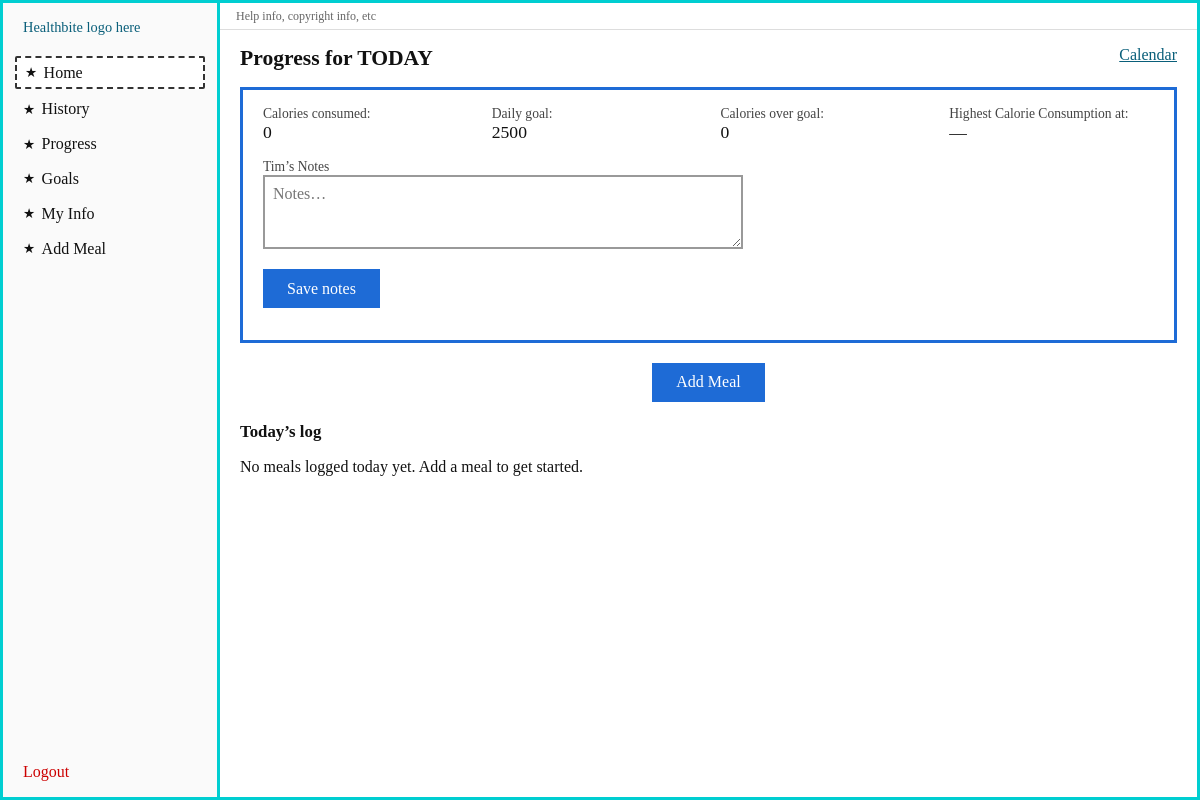
The app's page / (signed in), older data.
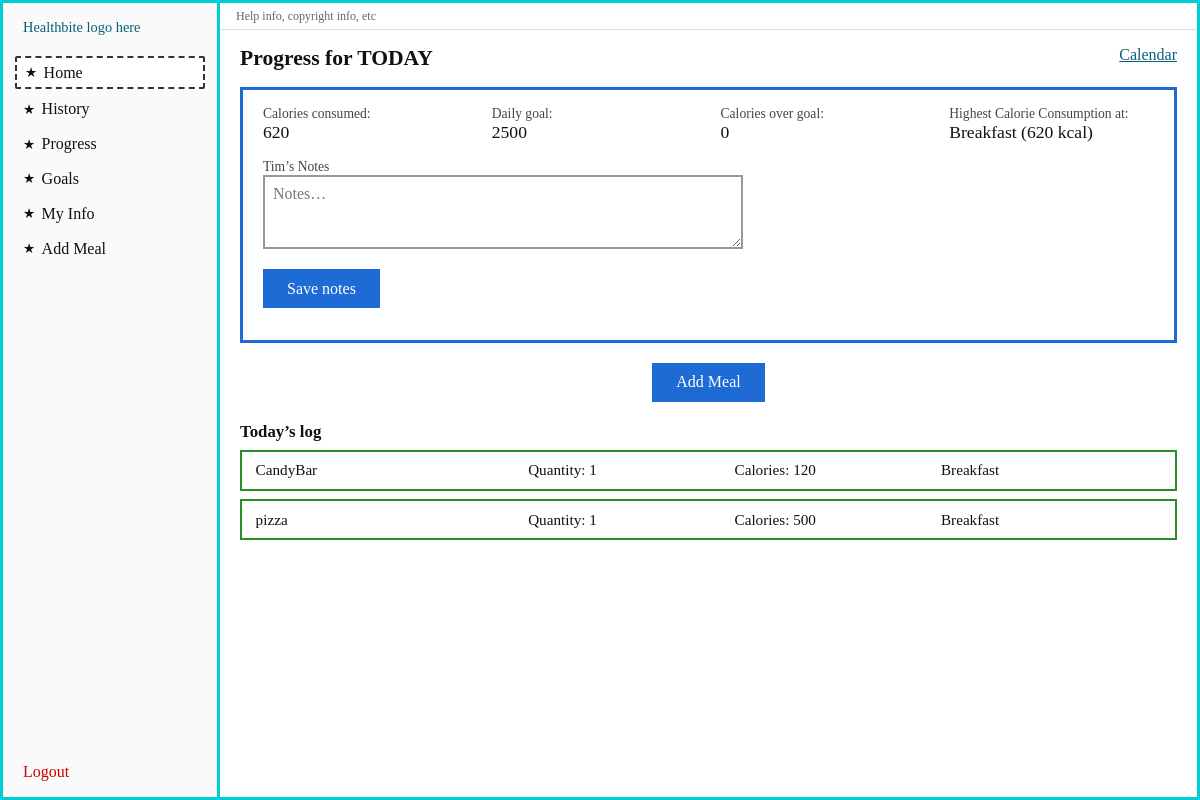
The same page, newer data.
### core/models.py (models this page shows, shortened)
class UserProfile(models.Model):
    ACTIVITY_CHOICES = [
        ("MILD", "Mild"),
        ("MODERATE", "Moderate"),
        ("SEVERE", "Severe"),
    ]
    user = models.OneToOneField(AppUser, on_delete=models.CASCADE)
    full_name = models.CharField(max_length=150, blank=True, default="")
    height_cm = models.FloatField()
    weight_kg = models.FloatField()
    daily_calorie_goal = models.FloatField(default=2500)
    notes = models.TextField(blank=True, default="")
    age = models.IntegerField(null=True, blank=True)
    activity_level = models.CharField(
        max_length=50,
        choices=ACTIVITY_CHOICES,
        null=True,
        blank=True
    )

class MealLogItem(models.Model):
    meal = models.ForeignKey(MealLog, on_delete=models.CASCADE)
    food = models.ForeignKey(FoodItem, on_delete=models.CASCADE)
    quantity = models.FloatField()
    calculated_calories = models.FloatField()

class FoodItem(models.Model):
    created_by = models.ForeignKey(
        AppUser,
        on_delete=models.CASCADE,
        related_name="custom_foods",
        null=True,
        blank=True,
    )
    name = models.CharField(max_length=100)
    calories_per_serving = models.FloatField()
    serving_unit = models.CharField(max_length=50)
    class Meta:
        constraints = [
            models.UniqueConstraint(
                fields=["name"],
                condition=models.Q(created_by__isnull=True),
                name="fooditem_unique_catalog_name",
            ),
        ]

class MealLog(models.Model):
    MEAL_TYPE_CHOICES = [
        ("BREAKFAST", "Breakfast"),
        ("LUNCH", "Lunch"),
        ("DINNER", "Dinner"),
        ("SNACK", "Snack"),
    ]
    user = models.ForeignKey(AppUser, on_delete=models.CASCADE)
    meal_type = models.CharField(max_length=20, choices=MEAL_TYPE_CHOICES)
    meal_time = models.DateTimeField()

### core/views.py (the view)
# urls.py: path('', views.homepage, name='home'),
def homepage(request):
    _u, profile, err = _require_login_user(request)
    if err:
        return err
    if request.method == "POST" and "save_notes" in request.POST:
        profile.notes = request.POST.get("notes", "")
        profile.save()
        messages.success(request, "Notes saved.")
        return redirect("home")
    user_id = request.session["user_id"]
    today = timezone.now().date()
    q = (
        MealLogItem.objects.filter(
            meal__user_id=user_id, meal__meal_time__date=today
        )
        .select_related("meal", "food")
        .order_by("meal__meal_time", "id")
    )
    total = (
        MealLogItem.objects.filter(
            meal__user_id=user_id, meal__meal_time__date=today
        ).aggregate(s=Sum("calculated_calories"))["s"]
    )
    total = float(total) if total is not None else 0.0
    goal = float(profile.daily_calorie_goal)
    over = max(0.0, total - goal)
    h_type, h_cal = _highest_meal_type_today(user_id, today)
    h_label = dict(MealLog.MEAL_TYPE_CHOICES).get(h_type, "—") if h_type else "—"
    return render(
        request,
        "core/homepage.html",
        {
            "nav_active": "home",
            "profile": profile,
            "meal_items": q,
            "total_calories": total,
            "daily_goal": goal,
            "calories_over_goal": over,
            "highest_meal_label": h_label,
            "highest_meal_cals": h_cal,
        },
    )

### core/views.py (called while the page is built)
def _require_login_user(request):
    user_id = request.session.get("user_id")
    if not user_id:
        return None, None, redirect("/login/")
    user = get_object_or_404(AppUser, pk=user_id)
    profile, _ = UserProfile.objects.get_or_create(
        user=user,
        defaults={
            "height_cm": 170,
            "weight_kg": 70,
            "full_name": user.email.split("@")[0].title(),
            "daily_calorie_goal": 2500,
        },
    )
    return user, profile, None

def _highest_meal_type_today(user_id, today):
    items = (
        MealLogItem.objects.filter(meal__user_id=user_id, meal__meal_time__date=today)
        .select_related("meal")
    )
    by_type = defaultdict(float)
    for item in items:
        by_type[item.meal.meal_type] += item.calculated_calories
    if not by_type:
        return None, 0
    best_type = max(by_type, key=by_type.get)
    return best_type, by_type[best_type]

### templates/core/homepage.html (shortened to what this page needs)
{% extends "core/base.html" %}
{% block content %}
<div class="page-header">
  <h1>Progress for TODAY</h1>
  <button type="button" class="link-button" title="Not implemented">Calendar</button>
</div>
<div class="summary-box">
  <div class="summary-grid">
    <div>
      <label>Calories consumed:</label>
      <div class="value">{{ total_calories|floatformat:0 }}</div>
    </div>
    <div>
      <label>Daily goal:</label>
      <div class="value">{{ daily_goal|floatformat:0 }}</div>
    </div>
    <div>
      <label>Calories over goal:</label>
      <div class="value">{{ calories_over_goal|floatformat:0 }}</div>
    </div>
    <div>
      <label>Highest Calorie Consumption at:</label>
      <div class="value">
        {{ highest_meal_label }}{% if highest_meal_cals %} ({{ highest_meal_cals|floatformat:0 }} kcal){% endif %}
      </div>
    </div>
  </div>
  <form class="notes-field" method="post" action="{% url 'home' %}">
    <label for="id_notes">{{ profile.full_name|default:"User" }}&rsquo;s Notes</label>
    <textarea id="id_notes" name="notes" rows="3" placeholder="Notes…">{{ profile.notes }}</textarea>
    <p><button type="submit" class="btn-primary">Save notes</button></p>
  </form>
</div>
<div class="btn-block-center">
  <a class="btn-primary" href="{% url 'add_meal' %}">Add Meal</a>
</div>
<h2 style="font-size:1.05rem; margin:1.25rem 0 0.5rem;">Today&rsquo;s log</h2>
{% for item in meal_items %}
  <div class="meal-row">
    <span>{{ item.food.name }}</span>
    <span>Quantity: {{ item.quantity|floatformat:"g" }}</span>
    <span>Calories: {{ item.calculated_calories|floatformat:0 }}</span>
    <span>{{ item.meal.get_meal_type_display }}</span>
  </div>
{% empty %}
  <p>No meals logged today yet. Add a meal to get started.</p>
{% endfor %}
{% endblock %}

### templates/core/base.html (shortened to what this page needs)
{% load static %}
<!DOCTYPE html>
<html lang="en">
<head>
  <link rel="stylesheet" href="{% static 'core/css/healthbite.css' %}">
</head>
<body>
  <div class="app-shell">
    <aside class="sidebar">
      <div class="sidebar-logo">Healthbite logo here</div>
      <nav class="sidebar-nav" aria-label="Main">
        <a class="nav-link{% if nav_active == 'home' %} active{% endif %}" href="{% url 'home' %}">
          <span class="star" aria-hidden="true">★</span> Home
        </a>
        <a class="nav-link{% if nav_active == 'history' %} active{% endif %}" href="{% url 'historyrecord' %}">
          <span class="star" aria-hidden="true">★</span> History
        </a>
        <a class="nav-link{% if nav_active == 'progress' %} active{% endif %}" href="{% url 'progress' %}">
          <span class="star" aria-hidden="true">★</span> Progress
        </a>
        <a class="nav-link{% if nav_active == 'goals' %} active{% endif %}" href="{% url 'goals' %}">
          <span class="star" aria-hidden="true">★</span> Goals
        </a>
        <a class="nav-link{% if nav_active == 'my_info' %} active{% endif %}" href="{% url 'my_info' %}">
          <span class="star" aria-hidden="true">★</span> My Info
        </a>
        <a class="nav-link{% if nav_active == 'add_meal' %} active{% endif %}" href="{% url 'add_meal' %}">
          <span class="star" aria-hidden="true">★</span> Add Meal
        </a>
      </nav>
      <div class="sidebar-logout">
        <a href="{% url 'logout' %}">Logout</a>
      </div>
    </aside>
    <div class="main-area">
      <div class="main-topbar">Help info, copyright info, etc</div>
      <div class="main-inner">
        {% block content %}{% endblock %}
      </div>
    </div>
  </div>
</body>
</html>

### core/static/core/css/healthbite.css (style rules this page uses)
*, *::before, *::after { box-sizing: border-box; }
body { margin: 0; font-family: Georgia, "Times New Roman", serif; background: #fff; color: #111; min-height: 100vh; }
a { color: #0a5f7a; }
.app-shell { display: flex; min-height: 100vh; }
.sidebar { width: 220px; flex-shrink: 0; border: 3px solid #00ced1; padding: 1rem 0.75rem; display: flex; flex-direction: column; background: #fafafa; }
.sidebar-logo { font-size: 0.9rem; color: #0a5f7a; margin-bottom: 1.25rem; padding: 0 0.5rem; }
.sidebar-nav { display: flex; flex-direction: column; gap: 0.35rem; flex: 1; }
.sidebar-nav a { display: flex; align-items: center; gap: 0.4rem; text-decoration: none; padding: 0.35rem 0.5rem; color: #111; border-radius: 2px; }
.sidebar-nav a .star { font-size: 0.85rem; }
.sidebar-nav a.active { border: 2px dashed #333; background: #fff; }
.sidebar-logout { margin-top: auto; padding-top: 1rem; }
.sidebar-logout a { color: #c00; text-decoration: none; padding: 0.35rem 0.5rem; }
.main-area { flex: 1; border: 3px solid #00ced1; border-left: none; display: flex; flex-direction: column; min-width: 0; }
.main-topbar { font-size: 0.75rem; color: #666; padding: 0.35rem 1rem; border-bottom: 1px solid #ddd; }
.main-inner { padding: 1rem 1.25rem 2rem; }
.page-header { display: flex; align-items: flex-start; justify-content: space-between; gap: 1rem; margin-bottom: 1rem; }
.page-header h1 { margin: 0; font-size: 1.35rem; font-weight: 600; }
.link-button { background: none; border: none; font: inherit; color: #0a5f7a; cursor: pointer; text-decoration: underline; padding: 0; }
.summary-box { border: 3px solid #1e6bd6; padding: 1rem 1.25rem; margin-bottom: 1.25rem; background: #fff; }
.summary-grid { display: grid; grid-template-columns: repeat(auto-fill, minmax(200px, 1fr)); gap: 0.75rem 1.5rem; }
.summary-box label { display: block; font-size: 0.85rem; color: #444; }
.summary-box .value { font-size: 1.1rem; }
.notes-field { margin-top: 1rem; }
.notes-field textarea { width: 100%; max-width: 480px; min-height: 70px; border: 2px solid #999; padding: 0.5rem; font: inherit; }
.btn-primary { display: inline-block; background: #1e6bd6; color: #fff; border: none; padding: 0.65rem 1.5rem; font: inherit; cursor: pointer; text-decoration: none; text-align: center; }
.btn-block-center { display: flex; justify-content: center; margin: 1.25rem 0; }
.meal-row { border: 2px solid #2a8f2a; padding: 0.6rem 0.85rem; margin-bottom: 0.5rem; display: grid; grid-template-columns: 1.2fr 0.9fr 0.9fr 1fr; gap: 0.5rem; align-items: center; font-size: 0.95rem; }

Row changes from the older to the newer data that the page shows:
added MealLogItem: food.name "CandyBar", quantity "1", calculated_calories "120", meal.meal_type "Breakfast"
added MealLogItem: food.name "pizza", quantity "1", calculated_calories "500", meal.meal_type "Breakfast"
Text that changed along with them:
{{ total_calories|floatformat:0 }}: "0" → "620"
{{ highest_meal_label }}: "—" → "Breakfast"
{{ highest_meal_cals|floatformat:0 }}: (not shown) → "620"
text no longer shown: "No meals logged today yet. Add a meal to get started."
text now shown: "( kcal)"
